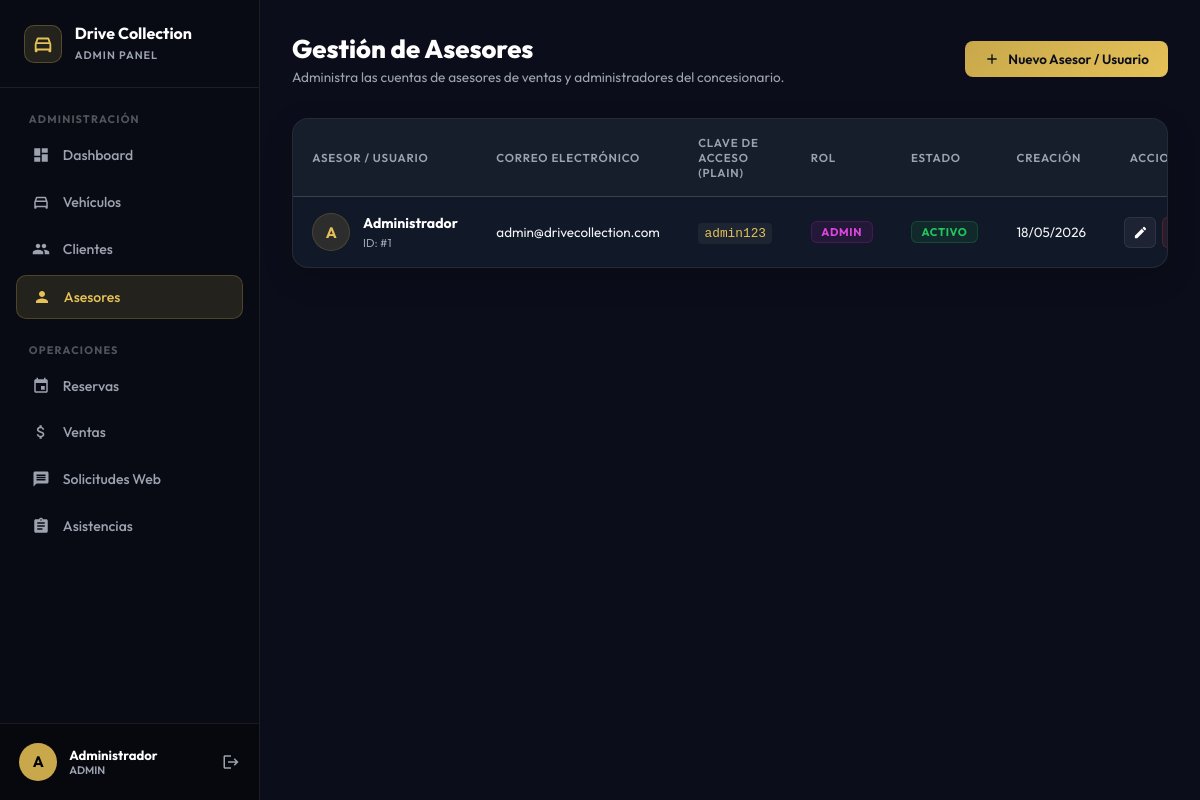
Page /views/asesores.php (signed in) on the committed database.
### tables this page shows
CREATE TABLE usuarios (
    id_usuario INT AUTO_INCREMENT PRIMARY KEY,
    nombre VARCHAR(100) NOT NULL,
    correo VARCHAR(150) NOT NULL UNIQUE,
    clave VARCHAR(255) NOT NULL,
    rol ENUM('admin', 'asesor') DEFAULT 'asesor',
    foto VARCHAR(255) DEFAULT NULL,
    activo TINYINT(1) DEFAULT 1,
    created_at TIMESTAMP DEFAULT CURRENT_TIMESTAMP
);

### views/asesores.php (the view, shortened to what this page needs)
<?php
$db = getDB();
$stmt = $db->query("SELECT * FROM usuarios ORDER BY id_usuario DESC");
$usuarios = $stmt->fetchAll();
?>
<!DOCTYPE html>
<html lang="es">
<head>
    <link rel="stylesheet" href="/EntreVentaCarros/assetes/css/asesores.css">
</head>
<body>
<aside class="sidebar">
    <div class="sidebar-brand">
        <div class="brand-logo">
            <svg viewBox="0 0 24 24"><path d="M18.92 6.01C18.72 5.42 18.16 5 17.5 5h-11c-.66 0-1.21.42-1.42 1.01L3 12v8c0 .55.45 1 1 1h1c.55 0 1-.45 1-1v-1h12v1c0 .55.45 1 1 1h1c.55 0 1-.45 1-1v-8l-2.08-5.99zM6.85 7h10.29l1.08 3.11H5.77L6.85 7zM19 17H5v-5h14v5z"/></svg>
        </div>
        <div class="brand-text">
            <h2>Drive Collection</h2>
            <span>Admin Panel</span>
        </div>
    </div>
    <nav class="sidebar-nav">
        <div class="nav-label">Administración</div>
        <a href="dashboard.php" class="nav-item">
            <svg viewBox="0 0 24 24"><path d="M3 13h8V3H3v10zm0 8h8v-6H3v6zm10 0h8V11h-8v10zm0-18v6h8V3h-8z"/></svg>
            Dashboard
        </a>
        <a href="vehiculos.php" class="nav-item">
            <svg viewBox="0 0 24 24"><path d="M18.92 6.01C18.72 5.42 18.16 5 17.5 5h-11c-.66 0-1.21.42-1.42 1.01L3 12v8c0 .55.45 1 1 1h1c.55 0 1-.45 1-1v-1h12v1c0 .55.45 1 1 1h1c.55 0 1-.45 1-1v-8l-2.08-5.99zM6.85 7h10.29l1.08 3.11H5.77L6.85 7zM19 17H5v-5h14v5z"/></svg>
            Vehículos
        </a>
        <a href="clientes.php" class="nav-item">
            Clientes
        </a>
        <a href="asesores.php" class="nav-item active">
            <svg viewBox="0 0 24 24"><path d="M12 12c2.21 0 4-1.79 4-4s-1.79-4-4-4-4 1.79-4 4 1.79 4 4 4zm0 2c-2.67 0-8 1.34-8 4v2h16v-2c0-2.66-5.33-4-8-4z"/></svg>
            Asesores
        </a>
        <div class="nav-label">Operaciones</div>
        <a href="reservas.php" class="nav-item">
            <svg viewBox="0 0 24 24"><path d="M17 12h-5v5h5v-5zM16 1v2H8V1H6v2H5c-1.11 0-1.99.9-1.99 2L3 19c0 1.1.89 2 2 2h14c1.1 0 2-.9 2-2V5c0-1.1-.9-2-2-2h-1V1h-2zm3 18H5V8h14v11z"/></svg>
            Reservas
        </a>
        <a href="ventas.php" class="nav-item">
            Ventas
        </a>
        <a href="solicitudes.php" class="nav-item">
            <svg viewBox="0 0 24 24"><path d="M20 2H4c-1.1 0-2 .9-2 2v18l4-4h14c1.1 0 2-.9 2-2V4c0-1.1-.9-2-2-2zm-2 12H6v-2h12v2zm0-3H6V9h12v2zm0-3H6V6h12v2z"/></svg>
            Solicitudes Web
        </a>
        <a href="asistencias.php" class="nav-item">
            <svg viewBox="0 0 24 24"><path d="M19 3h-4.18C14.4 1.84 13.3 1 12 1c-1.3 0-2.4.84-2.82 2H5c-1.1 0-2 .9-2 2v14c0 1.1.9 2 2 2h14c1.1 0 2-.9 2-2V5c0-1.1-.9-2-2-2zm-7 0c.55 0 1 .45 1 1s-.45 1-1 1-1-.45-1-1 .45-1 1-1zm2 14H7v-2h7v2zm3-4H7v-2h10v2zm0-4H7V7h10v2z"/></svg>
            Asistencias
        </a>
    </nav>
    <div class="sidebar-footer">
        <div class="user-info">
            <div class="user-avatar">
                <?= strtoupper(substr($_SESSION['usuario_nombre'] ?? 'A', 0, 1)) ?>
            </div>
            <div class="user-details">
                <strong><?= htmlspecialchars($_SESSION['usuario_nombre'] ?? 'Admin') ?></strong>
                <span><?= ucfirst($_SESSION['usuario_rol'] ?? 'admin') ?></span>
            </div>
            <a href="logout.php" class="btn-logout" title="Cerrar sesión">
                <svg viewBox="0 0 24 24"><path d="M17 7l-1.41 1.41L18.17 11H8v2h10.17l-2.58 2.58L17 17l5-5zM4 5h8V3H4c-1.1 0-2 .9-2 2v14c0 1.1.9 2 2 2h8v-2H4V5z"/></svg>
            </a>
        </div>
    </div>
</aside>
<main class="main">
    <header class="topbar">
        <div class="topbar-left">
            <h1>Gestión de Asesores</h1>
            <p>Administra las cuentas de asesores de ventas y administradores del concesionario.</p>
        </div>
        <div class="topbar-right">
            <button class="btn btn-primary" id="btn-crear-asesor">
                <svg viewBox="0 0 24 24" style="width:16px;height:16px;fill:currentColor;"><path d="M19 13h-6v6h-2v-6H5v-2h6V5h2v6h6v2z"/></svg>
                Nuevo Asesor / Usuario
            </button>
        </div>
    </header>
    <div class="table-card">
        <table>
            <thead>
                <tr>
                    <th>Asesor / Usuario</th>
                    <th>Correo electrónico</th>
                    <th>Clave de Acceso (Plain)</th>
                    <th>Rol</th>
                    <th>Estado</th>
                    <th>Creación</th>
                    <th style="text-align:right">Acciones</th>
                </tr>
            </thead>
            <tbody>
                <?php if (empty($usuarios)): ?>
                <tr>
                    <td colspan="7" style="text-align:center;color:var(--muted);padding:3rem;">
                        No hay usuarios o asesores registrados.
                    </td>
                </tr>
                <?php else: ?>
                <?php foreach ($usuarios as $u): ?>
                <tr>
                    <td>
                        <div class="advisor-cell">
                            <?php if (!empty($u['foto'])): ?>
                                <img src="/EntreVentaCarros/<?= htmlspecialchars($u['foto']) ?>" class="advisor-avatar-img" alt="Foto">
                            <?php else: ?>
                                <div class="advisor-avatar-placeholder">
                                    <?= strtoupper(substr($u['nombre'], 0, 1)) ?>
                                </div>
                            <?php endif; ?>
                            <div class="advisor-meta">
                                <strong><?= htmlspecialchars($u['nombre']) ?></strong>
                                <span>ID: #<?= $u['id_usuario'] ?></span>
                            </div>
                        </div>
                    </td>
                    <td><?= htmlspecialchars($u['correo']) ?></td>
                    <td><code style="background:rgba(255,255,255,.05);padding:.2rem .4rem;border-radius:4px;font-size:.8rem;color:var(--accent-light)"><?= htmlspecialchars($u['clave']) ?></code></td>
                    <td>
                        <span class="badge badge-<?= $u['rol'] ?>">
                            <?= $u['rol'] ?>
                        </span>
                    </td>
                    <td>
                        <span class="badge badge-<?= $u['activo'] ? 'activo' : 'inactivo' ?>">
                            <?= $u['activo'] ? 'Activo' : 'Inactivo' ?>
                        </span>
                    </td>
                    <td><?= date('d/m/Y', strtotime($u['created_at'])) ?></td>
                    <td style="text-align:right;">
                        <div style="display:inline-flex; gap:.4rem">
                            <button class="btn btn-secondary btn-icon btn-edit-advisor"
                                    data-id="<?= $u['id_usuario'] ?>"
                                    data-nombre="<?= htmlspecialchars($u['nombre'], ENT_QUOTES) ?>"
                                    data-correo="<?= htmlspecialchars($u['correo'], ENT_QUOTES) ?>"
                                    data-rol="<?= $u['rol'] ?>"
                                    data-foto="<?= htmlspecialchars($u['foto'] ?? '', ENT_QUOTES) ?>"
                                    data-activo="<?= $u['activo'] ?>"
                                    title="Editar">
                                <svg viewBox="0 0 24 24"><path d="M3 17.25V21h3.75L17.81 9.94l-3.75-3.75L3 17.25zM20.71 7.04c.39-.39.39-1.02 0-1.41l-2.34-2.34c-.39-.39-1.02-.39-1.41 0l-1.83 1.83 3.75 3.75 1.83-1.83z"/></svg>
                            </button>
                            <a href="asesores.php?action=delete&id_usuario=<?= $u['id_usuario'] ?>" class="btn btn-danger btn-icon" title="Eliminar" onclick="return confirm('¿Estás seguro de que deseas eliminar este usuario permanentemente? Esta acción es irreversible.')">
                            </a>
                        </div>
                    </td>
                </tr>
                <?php endforeach; ?>
                <?php endif; ?>
            </tbody>
        </table>
    </div>
</main>
</body>
</html>

### rows in the picture
usuarios: nombre "A", nombre "Administrador", id_usuario "1", correo "admin@drivecollection.com", clave "admin123", rol "ADMIN", activo "ACTIVO", created_at "18/05/2026"

### other values in the picture
substr($_SESSION['usuario_nombre'] ?? 'A', 0, 1) "A"
$_SESSION['usuario_nombre'] "Administrador"
$_SESSION['usuario_rol'] "ADMIN"
